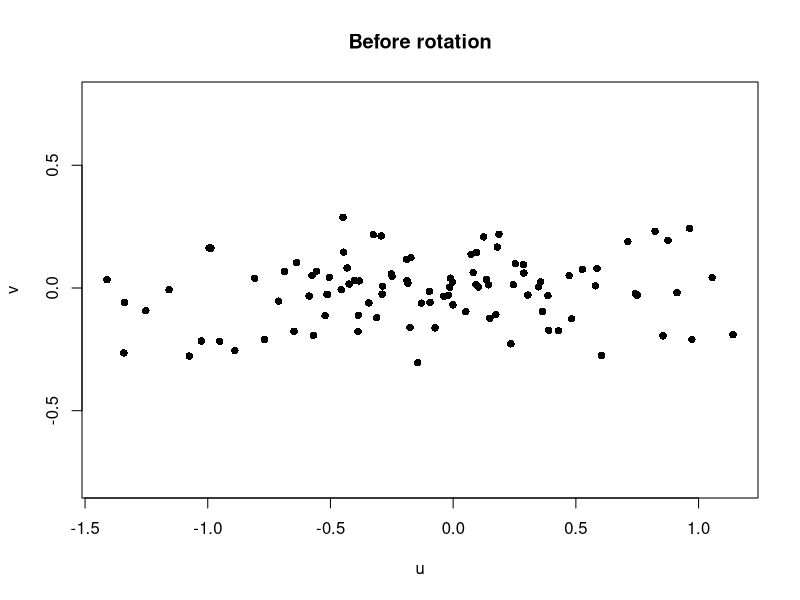
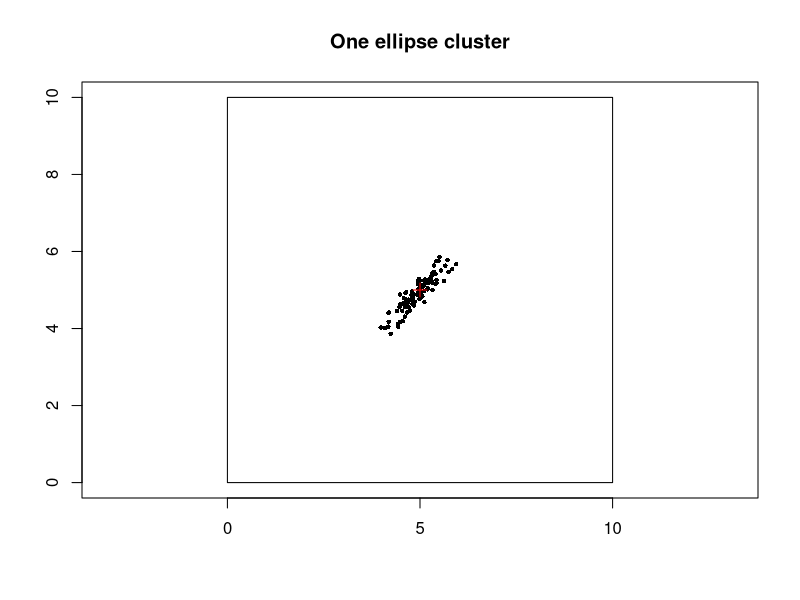
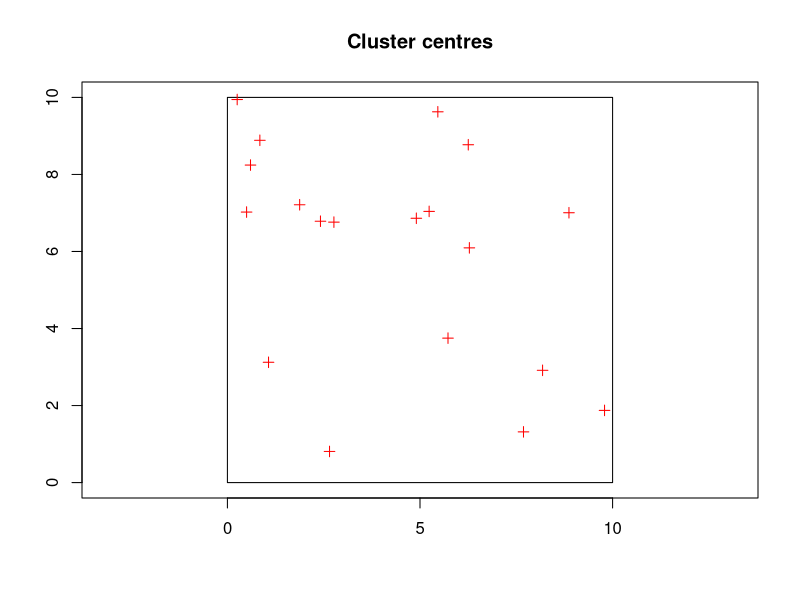
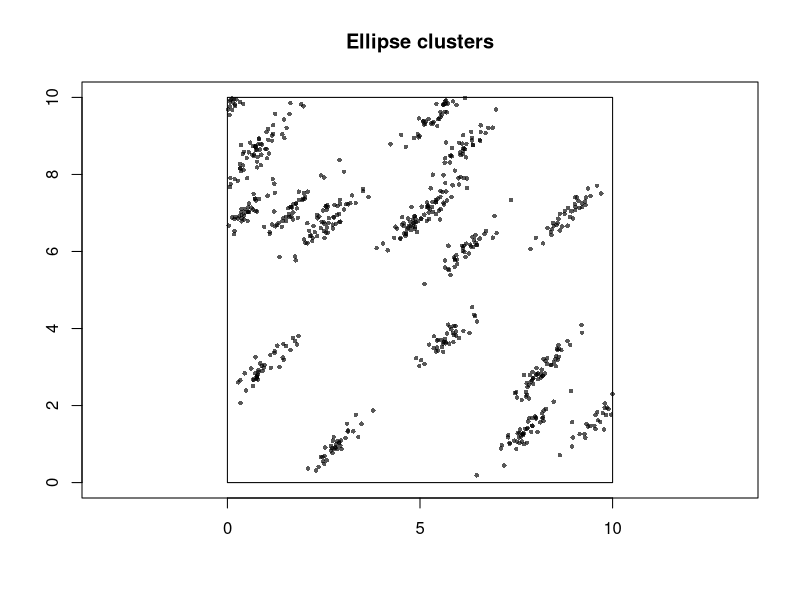
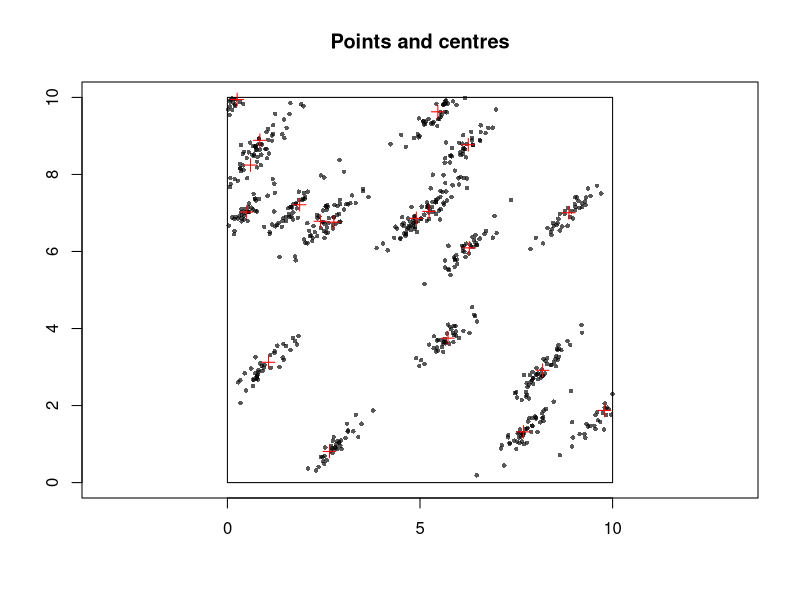

Write the R code that produced these figures, in order.
## ---- chunk 1
knitr::opts_chunk$set(echo = TRUE,
                      fig.width = 6, fig.height = 6
                      )
## ---- chunk 2
library(spatstat.geom)
library(spatstat.random)
## ---- chunk 3
W <- owin(xrange = c(0, 10), yrange = c(0, 10))

sigma_parallel <- 0.60
sigma_perp <- 0.12
theta0 <- pi / 4
## ---- chunk 4
n <- 100
u <- rnorm(n, mean = 0, sd = sigma_parallel)
v <- rnorm(n, mean = 0, sd = sigma_perp)

plot(u, v, asp = 1, pch = 16,
     xlab = "u", ylab = "v", main = "Before rotation")

dx <- u * cos(theta0) - v * sin(theta0)
dy <- u * sin(theta0) + v * cos(theta0)
xy <- data.frame(x = 5 + dx, y = 5 + dy)

plot(W, main = "One ellipse cluster", axes = TRUE)
points(xy$x, xy$y, pch = 16, cex = 0.6)
points(5, 5, pch = 3, col = "red", cex = 1.3)
## ---- chunk 5
lambda_centers <- 0.2
X_parent <- rpoispp(lambda_centers, win = W)
xy_parent <- data.frame(x = X_parent$x, y = X_parent$y)
n_parent <- npoints(X_parent)

n_parent
plot(X_parent, main = "Cluster centres", axes = TRUE,
     pch = 3, cols = "red")
## ---- chunk 6
lambda_offspring <- 40
n_offspring <- rpois(n_parent, lambda = lambda_offspring)

n_offspring

xy <- data.frame(x = numeric(), y = numeric()) #
for (i in seq_len(n_parent)) {
  u <- rnorm(n_offspring[i], sd = sigma_parallel)
  v <- rnorm(n_offspring[i], sd = sigma_perp)
  
  xy_i <- data.frame(
    x = xy_parent$x[i] + u * cos(theta0) - v * sin(theta0),
    y = xy_parent$y[i] + u * sin(theta0) + v * cos(theta0)
  )
  xy <- rbind(xy, xy_i)
}

keep <- inside.owin(xy$x, xy$y, W) #only keep points in the window 
X <- ppp(x = xy$x[keep], y = xy$y[keep], window = W)

sum(n_offspring)
npoints(X)

plot(X, main = "Ellipse clusters", axes = TRUE, pch = 16, cex = 0.6)
plot(X, main = "Points and centres", axes = TRUE, pch = 16, cex = 0.6)
plot(X_parent, add = TRUE, pch = 3, cols = "red", cex = 1.2)
